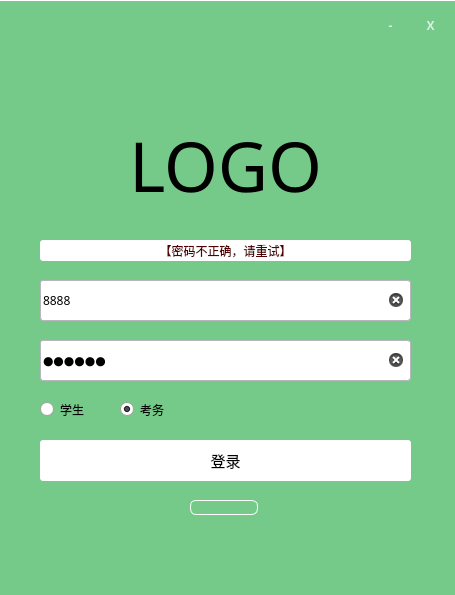
<?xml version="1.0" encoding="UTF-8"?>
<ui version="4.0">
 <class>LoginSection</class>
 <widget class="QDialog" name="LoginSection">
  <property name="geometry">
   <rect>
    <x>0</x>
    <y>0</y>
    <width>455</width>
    <height>595</height>
   </rect>
  </property>
  <property name="minimumSize">
   <size>
    <width>455</width>
    <height>595</height>
   </size>
  </property>
  <property name="maximumSize">
   <size>
    <width>455</width>
    <height>595</height>
   </size>
  </property>
  <property name="windowTitle">
   <string>Dialog</string>
  </property>
  <widget class="QPushButton" name="mini_button">
   <property name="geometry">
    <rect>
     <x>370</x>
     <y>10</y>
     <width>41</width>
     <height>31</height>
    </rect>
   </property>
   <property name="font">
    <font>
     <family>黑体</family>
     <weight>75</weight>
     <bold>true</bold>
    </font>
   </property>
   <property name="autoFillBackground">
    <bool>false</bool>
   </property>
   <property name="styleSheet">
    <string notr="true">QPushButton

{
	border:none;
	color: rgb(217, 241, 226);
	background-color: rgb(117, 202, 137);
}
QPushButton:hover
{
	color: rgb(255, 255, 255);
background-color: rgb(117, 202, 137);
}
</string>
   </property>
   <property name="text">
    <string>-</string>
   </property>
   <property name="autoRepeat">
    <bool>true</bool>
   </property>
   <property name="autoExclusive">
    <bool>true</bool>
   </property>
   <property name="autoDefault">
    <bool>true</bool>
   </property>
   <property name="default">
    <bool>true</bool>
   </property>
  </widget>
  <widget class="QRadioButton" name="radioButton_2">
   <property name="geometry">
    <rect>
     <x>120</x>
     <y>400</y>
     <width>71</width>
     <height>19</height>
    </rect>
   </property>
   <property name="font">
    <font>
     <family>黑体</family>
    </font>
   </property>
   <property name="text">
    <string>考务</string>
   </property>
   <property name="checked">
    <bool>true</bool>
   </property>
  </widget>
  <widget class="QLabel" name="label">
   <property name="geometry">
    <rect>
     <x>60</x>
     <y>110</y>
     <width>331</width>
     <height>111</height>
    </rect>
   </property>
   <property name="font">
    <font>
     <family>黑体</family>
     <pointsize>52</pointsize>
    </font>
   </property>
   <property name="layoutDirection">
    <enum>Qt::LeftToRight</enum>
   </property>
   <property name="text">
    <string>LOGO</string>
   </property>
   <property name="alignment">
    <set>Qt::AlignCenter</set>
   </property>
  </widget>
  <widget class="QPushButton" name="pushButton">
   <property name="geometry">
    <rect>
     <x>40</x>
     <y>440</y>
     <width>371</width>
     <height>41</height>
    </rect>
   </property>
   <property name="font">
    <font>
     <family>黑体</family>
     <pointsize>11</pointsize>
    </font>
   </property>
   <property name="cursor">
    <cursorShape>PointingHandCursor</cursorShape>
   </property>
   <property name="autoFillBackground">
    <bool>false</bool>
   </property>
   <property name="styleSheet">
    <string notr="true">QPushButton

{
	
	border-radius:3px;
	
	background-color: rgb(255, 255, 255);
}
QPushButton:hover
{
	
	border:1px solid rgb(0,0,0);
	
}</string>
   </property>
   <property name="text">
    <string>登录</string>
   </property>
  </widget>
  <widget class="QRadioButton" name="radioButton">
   <property name="geometry">
    <rect>
     <x>40</x>
     <y>400</y>
     <width>81</width>
     <height>19</height>
    </rect>
   </property>
   <property name="font">
    <font>
     <family>黑体</family>
    </font>
   </property>
   <property name="text">
    <string>学生</string>
   </property>
   <property name="checked">
    <bool>false</bool>
   </property>
   <property name="autoRepeat">
    <bool>false</bool>
   </property>
  </widget>
  <widget class="QLabel" name="label_2">
   <property name="geometry">
    <rect>
     <x>40</x>
     <y>240</y>
     <width>371</width>
     <height>21</height>
    </rect>
   </property>
   <property name="font">
    <font>
     <family>黑体</family>
    </font>
   </property>
   <property name="styleSheet">
    <string notr="true">color: rgb(85, 0, 0);
border-radius:3px;
background-color: rgb(255, 255, 255);</string>
   </property>
   <property name="text">
    <string>【密码不正确，请重试】</string>
   </property>
   <property name="alignment">
    <set>Qt::AlignCenter</set>
   </property>
  </widget>
  <widget class="QPushButton" name="close_button">
   <property name="geometry">
    <rect>
     <x>410</x>
     <y>10</y>
     <width>41</width>
     <height>31</height>
    </rect>
   </property>
   <property name="font">
    <font>
     <family>黑体</family>
     <weight>75</weight>
     <bold>true</bold>
    </font>
   </property>
   <property name="autoFillBackground">
    <bool>false</bool>
   </property>
   <property name="styleSheet">
    <string notr="true">QPushButton

{
	border:none;
	color: rgb(217, 241, 226);
	background-color: rgb(117, 202, 137);
}
QPushButton:hover
{
	color: rgb(255, 255, 255);
background-color: rgb(117, 202, 137);
}
</string>
   </property>
   <property name="text">
    <string>X</string>
   </property>
   <property name="autoRepeat">
    <bool>true</bool>
   </property>
   <property name="autoExclusive">
    <bool>true</bool>
   </property>
   <property name="autoDefault">
    <bool>true</bool>
   </property>
   <property name="default">
    <bool>true</bool>
   </property>
  </widget>
  <widget class="QLineEdit" name="user_input">
   <property name="geometry">
    <rect>
     <x>40</x>
     <y>280</y>
     <width>371</width>
     <height>41</height>
    </rect>
   </property>
   <property name="font">
    <font>
     <family>黑体</family>
    </font>
   </property>
   <property name="contextMenuPolicy">
    <enum>Qt::DefaultContextMenu</enum>
   </property>
   <property name="layoutDirection">
    <enum>Qt::LeftToRight</enum>
   </property>
   <property name="styleSheet">
    <string notr="true">QLineEdit{
	border-radius:3px;
	border:1px solid rgb(182, 182, 188);
}
QLineEdit:hover{
	border:1px solid rgb(0,0,0);
}
QLineEdit:selected{
	border:5px solid rgb(0,0,0);
}</string>
   </property>
   <property name="text">
    <string>8888</string>
   </property>
   <property name="maxLength">
    <number>30</number>
   </property>
   <property name="frame">
    <bool>true</bool>
   </property>
   <property name="cursorPosition">
    <number>4</number>
   </property>
   <property name="dragEnabled">
    <bool>true</bool>
   </property>
   <property name="readOnly">
    <bool>false</bool>
   </property>
   <property name="placeholderText">
    <string>用户名或学号</string>
   </property>
   <property name="cursorMoveStyle">
    <enum>Qt::LogicalMoveStyle</enum>
   </property>
   <property name="clearButtonEnabled">
    <bool>true</bool>
   </property>
  </widget>
  <widget class="QLineEdit" name="password_input">
   <property name="geometry">
    <rect>
     <x>40</x>
     <y>340</y>
     <width>371</width>
     <height>41</height>
    </rect>
   </property>
   <property name="font">
    <font>
     <family>黑体</family>
    </font>
   </property>
   <property name="styleSheet">
    <string notr="true">QLineEdit{
border-radius:3px;
	border:1px solid rgb(182, 182, 188);
}
QLineEdit:hover{
	border:1px solid rgb(0,0,0);
}</string>
   </property>
   <property name="text">
    <string>123456</string>
   </property>
   <property name="maxLength">
    <number>20</number>
   </property>
   <property name="echoMode">
    <enum>QLineEdit::Password</enum>
   </property>
   <property name="placeholderText">
    <string>密码</string>
   </property>
   <property name="clearButtonEnabled">
    <bool>true</bool>
   </property>
  </widget>
  <widget class="QFrame" name="frame">
   <property name="geometry">
    <rect>
     <x>-10</x>
     <y>0</y>
     <width>471</width>
     <height>621</height>
    </rect>
   </property>
   <property name="font">
    <font>
     <family>黑体</family>
    </font>
   </property>
   <property name="styleSheet">
    <string notr="true">border:1px solid rgb(255,255,255);
border-radius:6px;
background-color: rgb(117, 202, 137);</string>
   </property>
   <property name="frameShape">
    <enum>QFrame::StyledPanel</enum>
   </property>
   <property name="frameShadow">
    <enum>QFrame::Raised</enum>
   </property>
   <widget class="QLabel" name="loading">
    <property name="geometry">
     <rect>
      <x>200</x>
      <y>500</y>
      <width>68</width>
      <height>15</height>
     </rect>
    </property>
    <property name="text">
     <string/>
    </property>
   </widget>
  </widget>
  <zorder>frame</zorder>
  <zorder>mini_button</zorder>
  <zorder>radioButton_2</zorder>
  <zorder>label</zorder>
  <zorder>pushButton</zorder>
  <zorder>radioButton</zorder>
  <zorder>label_2</zorder>
  <zorder>close_button</zorder>
  <zorder>user_input</zorder>
  <zorder>password_input</zorder>
 </widget>
 <resources/>
 <connections/>
</ui>
